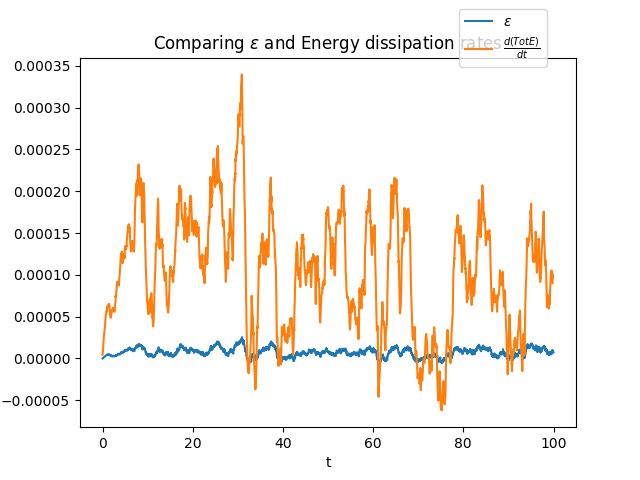

Source code (Python):
import numpy as np
import matplotlib.pyplot as plt
import matplotlib.colors as colors
import time
from scipy.optimize import curve_fit
from scipy import stats

#Compute how long the simulation takes
start_time = time.time()
#Declare all parameters and filenames, file location

#Load data files
file='/home/rajsekhar/Final_year_project/HD_Module/Analysis/diff_forcing/pluto_hst.out'
n=np.array([32,32,32])
fname = open(file,'rt')

data = np.loadtxt(file, skiprows=1, usecols=(0,1,2,3,4,5,6,7,8,9,10))

t=data[:,0]
dt=data[:,1]
mass=data[:,2]
TE=data[:,3]
KE1=data[:,4]
KE2=data[:,5]
KE3=data[:,6]
MOM1=data[:,7]
MOM2=data[:,8]
MOM3=data[:,9]
epsilon=data[:,10]
TOTE=TE+KE1+KE2+KE3
TOTKE=KE1+KE2+KE3

rate1=(TOTE[10:]-TOTE[:-10])/(t[10:]-t[:-10])
rate2=(TOTKE[10:]-TOTKE[:-10])/(t[10:]-t[:-10])

#Plot the data 

#Here we plot the compensated power spectrum, multiplying E(k) with k^(5/3)
fig, ax = plt.subplots()
ax.plot(t,epsilon,'-',label='$\epsilon$')
ax.plot(t[0:-10],rate1,'-',label=r'$\frac{d(Tot E)}{dt}$')
plt.xlabel('t')
plt.ylabel('Energy dissipation rate, $\epsilon$')
leg = ax.legend(loc=2, bbox_to_anchor=(0.75, 1.15))
plt.title('Comparing $\epsilon$ and Energy dissipation rates ' )

plt.savefig('epsilon.png')

print("--- %s seconds ---" % (time.time() - start_time))
